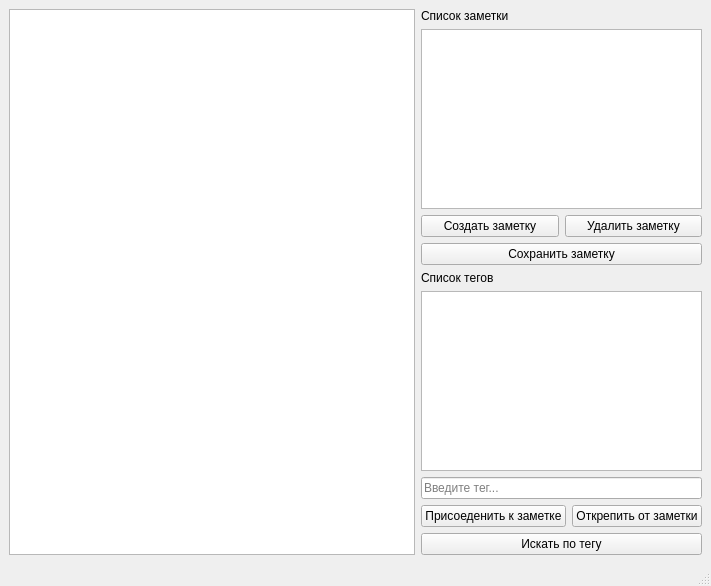
<?xml version="1.0" encoding="UTF-8"?>
<ui version="4.0">
 <class>MainWindow</class>
 <widget class="QMainWindow" name="MainWindow">
  <property name="geometry">
   <rect>
    <x>0</x>
    <y>0</y>
    <width>711</width>
    <height>586</height>
   </rect>
  </property>
  <property name="windowTitle">
   <string>MainWindow</string>
  </property>
  <widget class="QWidget" name="centralwidget">
   <layout class="QHBoxLayout" name="horizontalLayout_2">
    <item>
     <layout class="QHBoxLayout" name="horizontalLayout" stretch="1,0">
      <item>
       <layout class="QVBoxLayout" name="verticalLayout_2">
        <item>
         <widget class="QTextEdit" name="textEdit"/>
        </item>
       </layout>
      </item>
      <item>
       <layout class="QVBoxLayout" name="verticalLayout_3" stretch="0,0,0,0,0,0,0,0,0">
        <item>
         <widget class="QLabel" name="label">
          <property name="text">
           <string>Список заметки</string>
          </property>
         </widget>
        </item>
        <item>
         <widget class="QListWidget" name="listWidget"/>
        </item>
        <item>
         <layout class="QHBoxLayout" name="horizontalLayout_3">
          <item>
           <widget class="QPushButton" name="pushButton">
            <property name="text">
             <string>Создать заметку</string>
            </property>
           </widget>
          </item>
          <item>
           <widget class="QPushButton" name="pushButton_4">
            <property name="text">
             <string>Удалить заметку</string>
            </property>
           </widget>
          </item>
         </layout>
        </item>
        <item>
         <widget class="QPushButton" name="pushButton_3">
          <property name="text">
           <string>Сохранить заметку</string>
          </property>
         </widget>
        </item>
        <item>
         <widget class="QLabel" name="label_2">
          <property name="text">
           <string>Список тегов</string>
          </property>
         </widget>
        </item>
        <item>
         <widget class="QListWidget" name="listWidget_2"/>
        </item>
        <item>
         <widget class="QLineEdit" name="lineEdit">
          <property name="text">
           <string/>
          </property>
          <property name="placeholderText">
           <string>Введите тег...</string>
          </property>
         </widget>
        </item>
        <item>
         <layout class="QHBoxLayout" name="horizontalLayout_4">
          <item>
           <widget class="QPushButton" name="pushButton_5">
            <property name="text">
             <string>Присоеденить к заметке</string>
            </property>
           </widget>
          </item>
          <item>
           <widget class="QPushButton" name="pushButton_2">
            <property name="text">
             <string>Открепить от заметки</string>
            </property>
           </widget>
          </item>
         </layout>
        </item>
        <item>
         <widget class="QPushButton" name="pushButton_6">
          <property name="text">
           <string>Искать по тегу</string>
          </property>
         </widget>
        </item>
       </layout>
      </item>
     </layout>
    </item>
   </layout>
  </widget>
  <widget class="QMenuBar" name="menubar">
   <property name="geometry">
    <rect>
     <x>0</x>
     <y>0</y>
     <width>711</width>
     <height>21</height>
    </rect>
   </property>
  </widget>
  <widget class="QStatusBar" name="statusbar"/>
 </widget>
 <resources/>
 <connections/>
</ui>
